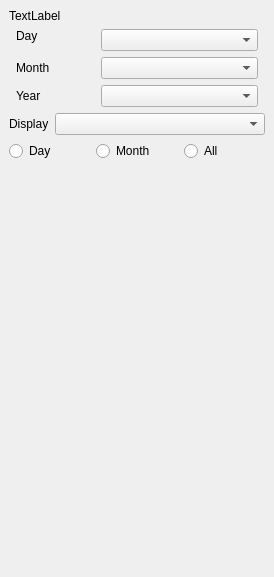
<?xml version="1.0" encoding="UTF-8"?>
<ui version="4.0">
 <class>RoadTrafficWazeDataExaminerPanel</class>
 <widget class="QDockWidget" name="RoadTrafficWazeDataExaminerPanel">
  <property name="geometry">
   <rect>
    <x>0</x>
    <y>0</y>
    <width>274</width>
    <height>577</height>
   </rect>
  </property>
  <property name="minimumSize">
   <size>
    <width>274</width>
    <height>460</height>
   </size>
  </property>
  <property name="floating">
   <bool>false</bool>
  </property>
  <property name="windowTitle">
   <string>Road Traffic Waze Data Link</string>
  </property>
  <widget class="QWidget" name="dockWidgetContents">
   <property name="sizePolicy">
    <sizepolicy hsizetype="Expanding" vsizetype="Expanding">
     <horstretch>0</horstretch>
     <verstretch>0</verstretch>
    </sizepolicy>
   </property>
   <layout class="QGridLayout" name="gridLayout_2">
    <item row="13" column="0">
     <widget class="QCustomPlot" name="RoadTrafficPlot" native="true">
      <property name="sizePolicy">
       <sizepolicy hsizetype="Preferred" vsizetype="Expanding">
        <horstretch>0</horstretch>
        <verstretch>0</verstretch>
       </sizepolicy>
      </property>
     </widget>
    </item>
    <item row="1" column="0">
     <layout class="QGridLayout" name="gridLayout">
      <property name="sizeConstraint">
       <enum>QLayout::SetNoConstraint</enum>
      </property>
      <property name="leftMargin">
       <number>7</number>
      </property>
      <property name="rightMargin">
       <number>7</number>
      </property>
      <item row="0" column="0" alignment="Qt::AlignTop">
       <widget class="QLabel" name="label_day">
        <property name="text">
         <string>Day</string>
        </property>
       </widget>
      </item>
      <item row="2" column="1" colspan="2">
       <widget class="QComboBox" name="comboBox_year"/>
      </item>
      <item row="1" column="0">
       <widget class="QLabel" name="label_month">
        <property name="text">
         <string>Month</string>
        </property>
       </widget>
      </item>
      <item row="1" column="1" colspan="2">
       <widget class="QComboBox" name="comboBox_month"/>
      </item>
      <item row="2" column="0">
       <widget class="QLabel" name="label_year">
        <property name="text">
         <string>Year</string>
        </property>
       </widget>
      </item>
      <item row="0" column="1" colspan="2">
       <widget class="QComboBox" name="comboBox_day"/>
      </item>
     </layout>
    </item>
    <item row="4" column="0" rowspan="2">
     <layout class="QHBoxLayout" name="horizontalLayout">
      <item>
       <widget class="QLabel" name="label">
        <property name="sizePolicy">
         <sizepolicy hsizetype="Minimum" vsizetype="Minimum">
          <horstretch>0</horstretch>
          <verstretch>0</verstretch>
         </sizepolicy>
        </property>
        <property name="text">
         <string>Display</string>
        </property>
        <property name="margin">
         <number>5</number>
        </property>
       </widget>
      </item>
      <item>
       <widget class="QComboBox" name="comboBox">
        <property name="sizePolicy">
         <sizepolicy hsizetype="Expanding" vsizetype="Expanding">
          <horstretch>0</horstretch>
          <verstretch>0</verstretch>
         </sizepolicy>
        </property>
       </widget>
      </item>
     </layout>
    </item>
    <item row="0" column="0">
     <widget class="QLabel" name="label_description">
      <property name="text">
       <string>TextLabel</string>
      </property>
     </widget>
    </item>
    <item row="8" column="0" rowspan="3">
     <layout class="QHBoxLayout" name="horizontalLayout_2">
      <property name="sizeConstraint">
       <enum>QLayout::SetFixedSize</enum>
      </property>
      <item>
       <widget class="QRadioButton" name="radioButton_day">
        <property name="text">
         <string>Day</string>
        </property>
       </widget>
      </item>
      <item>
       <widget class="QRadioButton" name="radioButton_month">
        <property name="text">
         <string>Month</string>
        </property>
       </widget>
      </item>
      <item>
       <widget class="QRadioButton" name="radioButton_all">
        <property name="text">
         <string>All</string>
        </property>
       </widget>
      </item>
     </layout>
    </item>
    <item row="14" column="0">
     <widget class="QCustomPlot" name="WazeDataPlot" native="true">
      <property name="sizePolicy">
       <sizepolicy hsizetype="Preferred" vsizetype="Expanding">
        <horstretch>0</horstretch>
        <verstretch>0</verstretch>
       </sizepolicy>
      </property>
     </widget>
    </item>
   </layout>
  </widget>
 </widget>
 <customwidgets>
  <customwidget>
   <class>QCustomPlot</class>
   <extends>QWidget</extends>
   <header>qcustomplot.h</header>
   <container>1</container>
  </customwidget>
 </customwidgets>
 <resources/>
 <connections/>
</ui>
